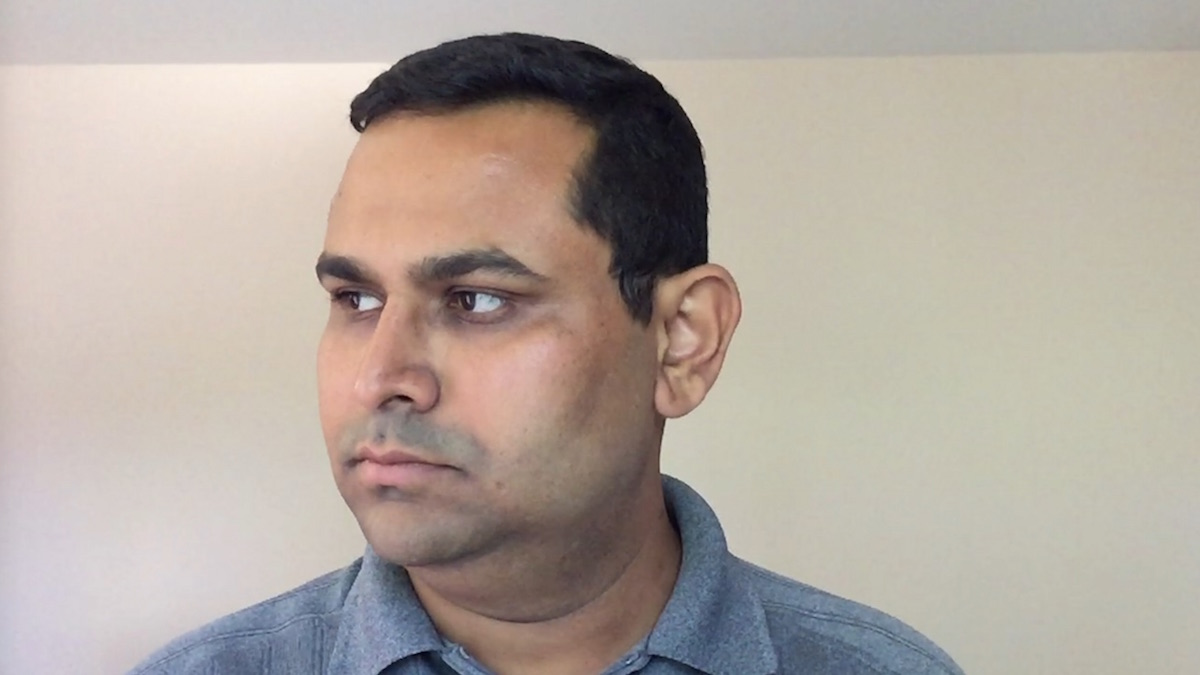
#> input picture Perception/Perspective-n-Point/headPose.jpg, 1200 x 675 px
$ jupyter execute PnP.ipynb   (older library calls are emulated)
#> lines starting #> are read from the running program, lines starting #| are printed output that depends on the picture; after the words box and inside, x2 and y2 are one past the last pixel; in counts of white or black regions, pixels touching at a corner belong together; long printed decimals are rounded
[cell 1]
# #!/usr/bin/env python

# import cv2
# import numpy as np

# # Read Image
# im = cv2.imread("headPose.jpg");
# size = im.shape

# #2D image points. If you change the image, you need to change vector
# image_points = np.array([
#                             (359, 391),     # Nose tip
#                             (399, 561),     # Chin
#                             (337, 297),     # Left eye left corner
#                             (513, 301),     # Right eye right corne
#                             (345, 465),     # Left Mouth corner
#                             (453, 469)      # Right mouth corner
#                         ], dtype="double")

# # 3D model points.
# model_points = np.array([
#                             (0.0, 0.0, 0.0),             # Nose tip
#                             (0.0, -330.0, -65.0),        # Chin
#                             (-225.0, 170.0, -135.0),     # Left eye left corner
#                             (225.0, 170.0, -135.0),      # Right eye right corne
#                             (-150.0, -150.0, -125.0),    # Left Mouth corner
#                             (150.0, -150.0, -125.0)      # Right mouth corner

#                         ])


# # Camera internals

# focal_length = size[1]
# center = (size[1]/2, size[0]/2)
# camera_matrix = np.array(
#                          [[focal_length, 0, center[0]],
#                          [0, focal_length, center[1]],
#                          [0, 0, 1]], dtype = "double"
#                          )

# print "Camera Matrix :\n {0}".format(camera_matrix)

# dist_coeffs = np.zeros((4,1)) # Assuming no lens distortion
# (success, rotation_vector, translation_vector) = cv2.solvePnP(model_points, image_points, camera_matrix, dist_coeffs, flags=cv2.CV_ITERATIVE)

# print "Rotation Vector:\n {0}".format(rotation_vector)
# print "Translation Vector:\n {0}".format(translation_vector)


# # Project a 3D point (0, 0, 1000.0) onto the image plane.
# # We use this to draw a line sticking out of the nose


# (nose_end_point2D, jacobian) = cv2.projectPoints(np.array([(0.0, 0.0, 1000.0)]), rotation_vector, translation_vector, camera_matrix, dist_coeffs)

# for p in image_points:
#     cv2.circle(im, (int(p[0]), int(p[1])), 3, (0,0,255), -1)


# p1 = ( int(image_points[0][0]), int(image_points[0][1]))
# p2 = ( int(nose_end_point2D[0][0][0]), int(nose_end_point2D[0][0][1]))

# cv2.line(im, p1, p2, (255,0,0), 2)

# # Display image
# cv2.imshow("Output", im)
# cv2.waitKey(0)

# Perform one image calculation

https://www.learnopencv.com/head-pose-estimation-using-opencv-and-dlib/

[cell 2]
import cv2
import numpy as np

[cell 3]
# Read Image
im = cv2.imread("headPose.jpg");
#> im is the input picture: shape (675, 1200, 3); mean B, G, R 159.9, 168.4, 178.6
size = im.shape
#> size = (675, 1200, 3)

[cell 4]
#2D image points. If you change the image, you need to change vector
image_points = np.array([
                            (359, 391),     # Nose tip
                            (399, 561),     # Chin
                            (337, 297),     # Left eye left corner
                            (513, 301),     # Right eye right corne
                            (345, 465),     # Left Mouth corner
                            (453, 469)      # Right mouth corner
                        ], dtype="double")

[cell 5]
# 3D model points.
model_points = np.array([
                            (0.0, 0.0, 0.0),             # Nose tip
                            (0.0, -330.0, -65.0),        # Chin
                            (-225.0, 170.0, -135.0),     # Left eye left corner
                            (225.0, 170.0, -135.0),      # Right eye right corne
                            (-150.0, -150.0, -125.0),    # Left Mouth corner
                            (150.0, -150.0, -125.0)      # Right mouth corner

                        ])

[cell 6]
# Camera internals
focal_length = size[1]
#> focal_length = 1200
center = (size[1]/2, size[0]/2)
#> center = (600, 337.5)
camera_matrix = np.array(
                         [[focal_length, 0, center[0]],
                         [0, focal_length, center[1]],
                         [0, 0, 1]], dtype = "double"
                         )

print("Camera Matrix :\n {0}".format(camera_matrix))
#| Camera Matrix :
#|  [[1.200e+03 0.000e+00 6.000e+02]
#|  [0.000e+00 1.200e+03 3.375e+02]
#|  [0.000e+00 0.000e+00 1.000e+00]]

dist_coeffs = np.zeros((4,1)) # Assuming no lens distortion

[cell 7]
# PnP solution
(success, rotation_vector, translation_vector) = cv2.solvePnP(model_points, image_points, camera_matrix, dist_coeffs, flags=cv2.cv2.SOLVEPNP_ITERATIVE)
#> success = True; rotation_vector = [-0.058, 2.2, 0.0194]; translation_vector = [449.5, -94.74, -2344]

print("Rotation Vector:\n {0}".format(rotation_vector))
#| Rotation Vector:
#|  [[-0.058]
#|  [ 2.202]
#|  [ 0.01942]]
print("Translation Vector:\n {0}".format(translation_vector))
#| Translation Vector:
#|  [[  449.520]
#|  [  -94.742]
#|  [-2343.969]]

[cell 8]
# Project a 3D point (0, 0, 1000.0) onto the image plane.
# We use this to draw a line sticking out of the nose

(nose_end_point2D, jacobian) = cv2.projectPoints(np.array([(0.0, 0.0, 1000.0)]), rotation_vector, translation_vector, camera_matrix, dist_coeffs)
#> nose_end_point2D = [[86.65, 361.8]]

for p in image_points:
    cv2.circle(im, (int(p[0]), int(p[1])), 3, (0,0,255), -1)
#> im: shape (675, 1200, 3); 0.02% of pixels changed, all inside (x1, y1, x2, y2) = (334, 294, 517, 565)


p1 = ( int(image_points[0][0]), int(image_points[0][1]))
p2 = ( int(nose_end_point2D[0][0][0]), int(nose_end_point2D[0][0][1]))

cv2.line(im, p1, p2, (255,0,0), 2)
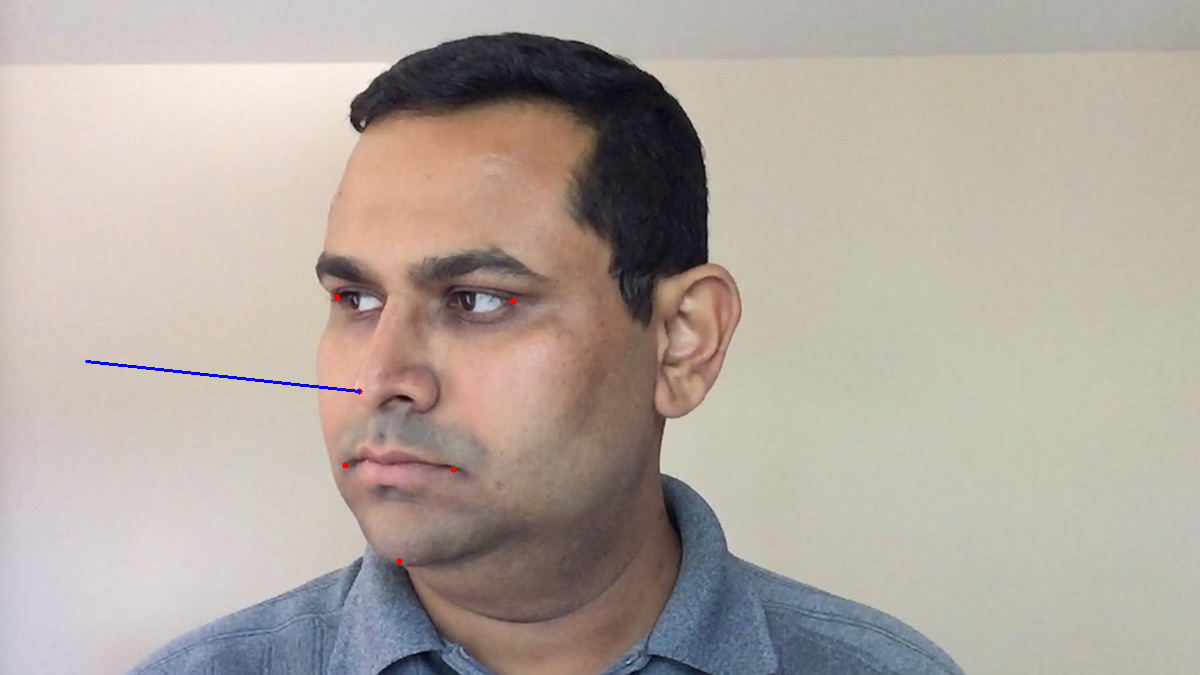
#> im: shape (675, 1200, 3); mean B, G, R 160, 168.2, 178.4

# Display image
cv2.imshow("Output", im)
cv2.waitKey(0)
#> Out = 27

# PnP applied to cone

[cell 9]
# Read Image
im = cv2.imread("amz_00004.jpg");
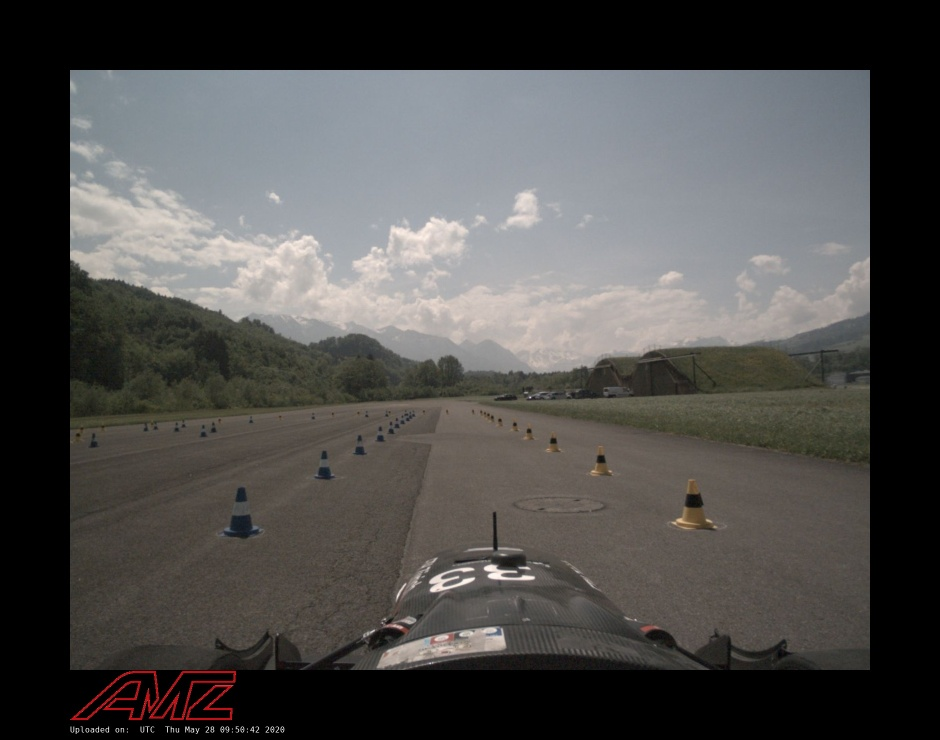
#> input picture Perception/Perspective-n-Point/amz_00004.jpg, 940 x 740 px
#> im is the input picture: shape (740, 940, 3); mean B, G, R 76.1, 77.7, 79
size = im.shape
size

[cell 10]
cv2.imshow("Input", im)
cv2.waitKey(0)
#> Out = 27

[cell 11]
#2D image points. If you change the image, you need to change vector
image_points = np.array([
                            (600, 445),     # A
                            (597, 455),     # B
                            (604, 455),     # C
                            (596, 462),     # D
                            (606, 462),     # E
                            (595, 470),     # F
                            (608, 470),     # G
                        ], dtype="double")

[cell 12]
# 3D model points.
model_points = np.array([
                            (0.0, 0.0, 325),# A
                            (0.0, -11.5, 223.4),# B
                            (0, 11.5, 223.4),# C
                            (0, -22.6, 131.1),# D
                            (0, -22.6, 131.1),# E
                            (0, -35, 25),# F
                            (0, 35, 25), # G
                        ])

[cell 13]
# Camera internals
focal_length = size[1]
center = (size[1]/2, size[0]/2)
camera_matrix = np.array(
                         [[focal_length, 0, center[0]],
                         [0, focal_length, center[1]],
                         [0, 0, 1]], dtype = "double"
                         )

print("Camera Matrix :\n {0}".format(camera_matrix))
#| Camera Matrix :
#|  [[940.   0. 470.]
#|  [  0. 940. 370.]
#|  [  0.   0.   1.]]

dist_coeffs = np.zeros((4,1)) # Assuming no lens distortion

[cell 14]
# [10 lines of commented-out code are left out]

[cell 15]
# PnP solution
(success, rotation_vector, translation_vector) = cv2.solvePnP(model_points, image_points, camera_matrix, dist_coeffs, flags=cv2.cv2.SOLVEPNP_ITERATIVE)
#> rotation_vector = [1.89, 1.94, -0.807]; translation_vector = [863.4, 663.6, 6101.8]

print("Success?", success)
#| Success? True
print("Rotation Vector:\n {0}".format(rotation_vector))
#| Rotation Vector:
#|  [[ 1.887]
#|  [ 1.944]
#|  [-0.8065]]
print("Translation Vector:\n {0}".format(translation_vector))
#| Translation Vector:
#|  [[ 863.433]
#|  [ 663.550]
#|  [6101.825]]

[cell 16]
# # PnP RANSAC solution
# (rotation, translation, inliers) = cv2.solvePnPRansac(model_points, image_points, camera_matrix, dist_coeffs, flags=cv2.cv2.SOLVEPNP_ITERATIVE)

# print("Inlier indices?", inliers)v
# print("Rotation Vector:\n {0}".format(rotation))
# print("Translation Vector:\n {0}".format(translation))

[cell 17]
# Project a 3D point (0, 0, 1000.0) onto the image plane.
# We use this to draw a line sticking out of the nose
im_to_draw = im.copy()

(x_axis, jacobian) = cv2.projectPoints(np.array([(1000.0, 0.0, 0.0)]), rotation_vector, translation_vector, camera_matrix, dist_coeffs)
#> x_axis = [[603.3, 620.6]]
(y_axis, jacobian) = cv2.projectPoints(np.array([(0.0, 1000.0, 0.0)]), rotation_vector, translation_vector, camera_matrix, dist_coeffs)
#> y_axis = [[763, 470.8]]
(z_axis, jacobian) = cv2.projectPoints(np.array([(0.0, 0.0, 1000.0)]), rotation_vector, translation_vector, camera_matrix, dist_coeffs)
#> z_axis = [[594.8, 383]]

for p in image_points:
    cv2.circle(im_to_draw, (int(p[0]), int(p[1])), 3, (0,0,255), -1)
#> im_to_draw: shape (740, 940, 3); 0.03% of pixels changed, all inside (x1, y1, x2, y2) = (592, 442, 612, 474)


center_point = ( int(image_points[0][0]), int(image_points[0][1]))
x_axis_point = ( int(x_axis[0][0][0]), int(x_axis[0][0][1]))
#> x_axis_point = (603, 620)
y_axis_point = ( int(y_axis[0][0][0]), int(y_axis[0][0][1]))
#> y_axis_point = (763, 470)
z_axis_point = ( int(z_axis[0][0][0]), int(z_axis[0][0][1]))
#> z_axis_point = (594, 383)

cv2.line(im_to_draw, center_point, x_axis_point, (255,0,0), 2) # Blue
cv2.line(im_to_draw, center_point, y_axis_point, (0,255,0), 2) # Green
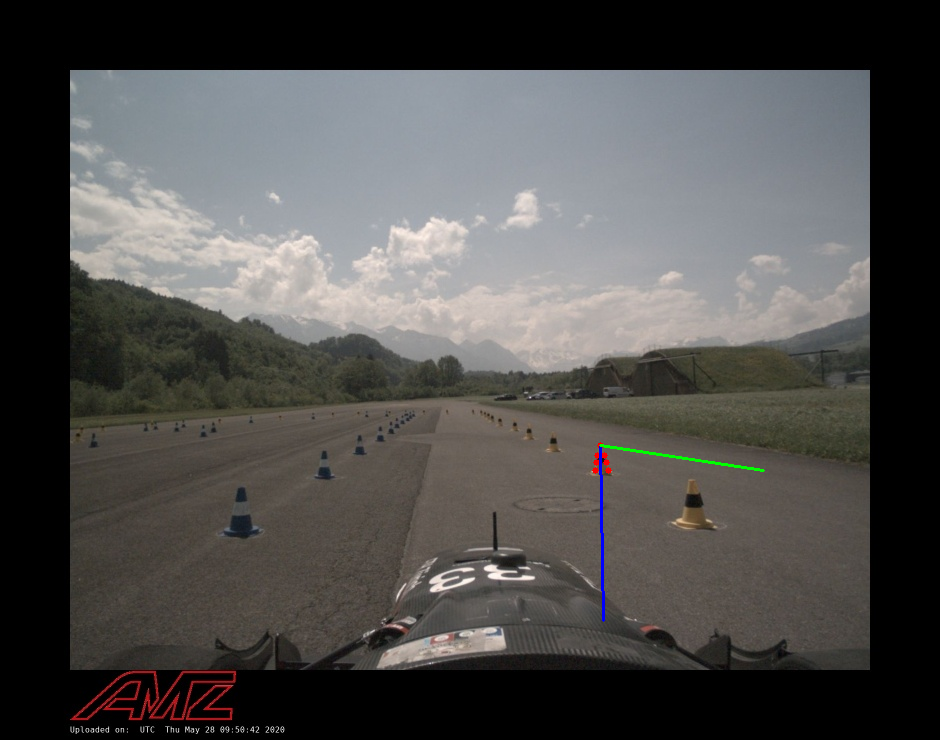
#> im_to_draw: shape (740, 940, 3); mean B, G, R 76.2, 77.7, 78.9
cv2.line(im_to_draw, center_point, z_axis_point, (0,0,255), 2) # Red
#> im_to_draw: shape (740, 940, 3); 0.03% of pixels changed, all inside (x1, y1, x2, y2) = (593, 382, 602, 447)

# Display image
cv2.imwrite("amz_00004_annotated.jpg", im_to_draw)
cv2.imshow("Output", im_to_draw)
cv2.waitKey(0)
#> Out = 27
